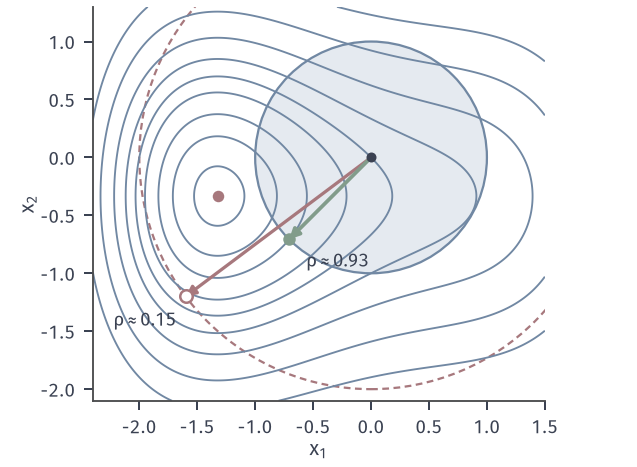

Recreate this plot in Python.
from pathlib import Path
import sys
sys.path.insert(0, str(Path(__file__).resolve().parents[1]/"tr-common"))
from tr_core import *
HERE = Path(__file__).resolve().parent
# 原点：半径 2 的候选点被拒绝，半径 1 的候选点被接受（真实目标等高线）。
fig, ax = figure(width_mm=90, height_mm=66)
X1, X2 = np.meshgrid(np.linspace(-2.4, 1.5, 500), np.linspace(-2.1, 1.3, 500))
disk(ax, (0, 0), 2, facecolor='white', edgecolor=RED, lw=.9, ls=(0, (3, 2))); disk(ax, (0, 0), 1, facecolor=BLUE_FILL, edgecolor=BLUE)
ax.contour(X1, X2, f(np.array([X1, X2])), levels=[-1.5, -1.2, -.85, -.4, 0, .5, 1.2, 2.2, 3.5], colors=[BLUE], linewidths=.75)
p1 = np.array([-1.6, -1.2]); p2 = -np.ones(2)/np.sqrt(2)
arrow(ax, (0, 0), p1, RED, 1.3); arrow(ax, (0, 0), p2, GREEN, 1.5)
ax.plot(*p1, 'o', mfc='white', mec=RED, mew=1, ms=5, zorder=7); ax.plot(*p2, 'o', color=GREEN, ms=5, mew=0, zorder=7); ax.plot([0], [0], 'o', color=INK, ms=4, mew=0, zorder=7); ax.plot(*XSTAR, 'o', color=RED, ms=4.6, mew=0, zorder=7)
ax.text(-1.68, -1.33, '$\\rho\\approx 0.15$', ha='right', va='top', fontsize=7.5); ax.text(-.56, -.82, '$\\rho\\approx 0.93$', ha='left', va='top', fontsize=7.5)
ax.set_aspect('equal'); ax.set_xlim(-2.4, 1.5); ax.set_ylim(-2.1, 1.3); ax.set_xlabel('$x_1$', labelpad=1); ax.set_ylabel('$x_2$', labelpad=1)
save(fig, HERE, 'figure', {'x0': [0, 0], 'radii': [2, 1]})
